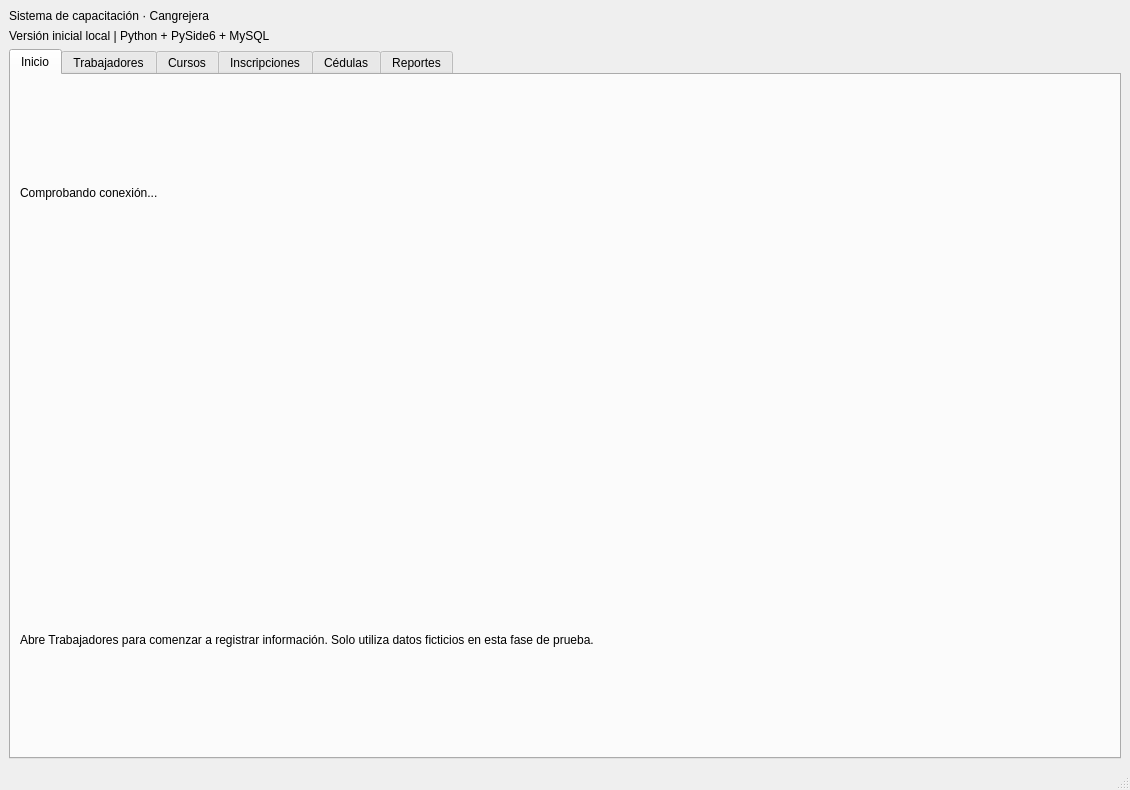
<?xml version="1.0" encoding="utf-8"?>
<ui version="4.0">
  <class>MainWindow</class>
  <widget class="QMainWindow" name="MainWindow">
    <property name="windowTitle">
      <string>Sistema de Capacitación | Cangrejera</string>
    </property>
    <property name="geometry">
      <rect>
        <x>90</x>
        <y>60</y>
        <width>1130</width>
        <height>790</height>
      </rect>
    </property>
    <widget class="QWidget" name="centralwidget">
      <layout class="QVBoxLayout" name="layoutPrincipal">
        <item>
          <widget class="QLabel" name="titulo">
            <property name="text">
              <string>Sistema de capacitación · Cangrejera</string>
            </property>
          </widget>
        </item>
        <item>
          <widget class="QLabel" name="subtitulo">
            <property name="text">
              <string>Versión inicial local | Python + PySide6 + MySQL</string>
            </property>
          </widget>
        </item>
        <item>
          <widget class="QTabWidget" name="tabsPrincipal">
            <widget class="QWidget" name="tabInicio">
              <attribute name="title">
                <string>Inicio</string>
              </attribute>
              <layout class="QVBoxLayout" name="layoutInicio">
                <item>
                  <widget class="QLabel" name="lblEstado">
                    <property name="text">
                      <string>Comprobando conexión...</string>
                    </property>
                  </widget>
                </item>
                <item>
                  <widget class="QLabel" name="lblContadores">
                    <property name="text">
                      <string/>
                    </property>
                  </widget>
                </item>
                <item>
                  <widget class="QLabel" name="lblAyuda">
                    <property name="text">
                      <string>Abre Trabajadores para comenzar a registrar información. Solo utiliza datos ficticios en esta fase de prueba.</string>
                    </property>
                  </widget>
                </item>
              </layout>
            </widget>
            <widget class="QWidget" name="tabTrabajadores">
              <attribute name="title">
                <string>Trabajadores</string>
              </attribute>
              <layout class="QVBoxLayout" name="layoutTrabajadores">
                <item>
                  <widget class="QGroupBox" name="grupoTrabajador">
                    <property name="title">
                      <string>Registro y edición de trabajadores</string>
                    </property>
                    <layout class="QGridLayout" name="formTrabajador">
                      <item row="0" column="0">
                        <widget class="QLabel" name="labFicha">
                          <property name="text">
                            <string>Número de ficha *</string>
                          </property>
                        </widget>
                      </item>
                      <item row="0" column="1">
                        <widget class="QLineEdit" name="txtFicha">
                          <property name="placeholderText">
                            <string>Ej. 000123</string>
                          </property>
                        </widget>
                      </item>
                      <item row="0" column="2">
                        <widget class="QLabel" name="labNombre">
                          <property name="text">
                            <string>Nombre completo *</string>
                          </property>
                        </widget>
                      </item>
                      <item row="0" column="3">
                        <widget class="QLineEdit" name="txtNombre">
                          <property name="placeholderText">
                            <string>Nombre del trabajador</string>
                          </property>
                        </widget>
                      </item>
                      <item row="1" column="0">
                        <widget class="QLabel" name="labPuesto">
                          <property name="text">
                            <string>Puesto *</string>
                          </property>
                        </widget>
                      </item>
                      <item row="1" column="1">
                        <widget class="QLineEdit" name="txtPuesto">
                          <property name="placeholderText">
                            <string>Puesto</string>
                          </property>
                        </widget>
                      </item>
                      <item row="1" column="2">
                        <widget class="QLabel" name="labDepartamento">
                          <property name="text">
                            <string>Departamento *</string>
                          </property>
                        </widget>
                      </item>
                      <item row="1" column="3">
                        <widget class="QLineEdit" name="txtDepartamento">
                          <property name="placeholderText">
                            <string>Departamento</string>
                          </property>
                        </widget>
                      </item>
                    </layout>
                  </widget>
                </item>
                <item>
                  <layout class="QHBoxLayout" name="botonesTrabajador">
                    <item>
                      <widget class="QPushButton" name="btnTrabGuardar">
                        <property name="text">
                          <string>Guardar trabajador</string>
                        </property>
                      </widget>
                    </item>
                    <item>
                      <widget class="QPushButton" name="btnTrabNuevo">
                        <property name="text">
                          <string>Nuevo / limpiar</string>
                        </property>
                      </widget>
                    </item>
                    <item>
                      <widget class="QPushButton" name="btnTrabDesactivar">
                        <property name="text">
                          <string>Desactivar</string>
                        </property>
                      </widget>
                    </item>
                    <item>
                      <widget class="QPushButton" name="btnTrabReactivar">
                        <property name="text">
                          <string>Reactivar</string>
                        </property>
                      </widget>
                    </item>
                  </layout>
                </item>
                <item>
                  <widget class="QLineEdit" name="txtBuscarTrabajador">
                    <property name="placeholderText">
                      <string>Buscar por ficha, nombre, puesto o departamento...</string>
                    </property>
                  </widget>
                </item>
                <item>
                  <widget class="QTableWidget" name="tablaTrabajadores"/>
                </item>
              </layout>
            </widget>
            <widget class="QWidget" name="tabCursos">
              <attribute name="title">
                <string>Cursos</string>
              </attribute>
              <layout class="QVBoxLayout" name="layoutCursos">
                <item>
                  <widget class="QGroupBox" name="grupoCurso">
                    <property name="title">
                      <string>Registro y edición de cursos</string>
                    </property>
                    <layout class="QGridLayout" name="formCurso">
                      <item row="0" column="0">
                        <widget class="QLabel" name="lblCursoNombre">
                          <property name="text">
                            <string>Nombre del curso *</string>
                          </property>
                        </widget>
                      </item>
                      <item row="0" column="1">
                        <widget class="QLineEdit" name="txtCursoNombre"/>
                      </item>
                      <item row="0" column="2">
                        <widget class="QLabel" name="lblCursoLugar">
                          <property name="text">
                            <string>Lugar</string>
                          </property>
                        </widget>
                      </item>
                      <item row="0" column="3">
                        <widget class="QLineEdit" name="txtCursoLugar"/>
                      </item>
                      <item row="1" column="0">
                        <widget class="QLabel" name="lblCursoInicio">
                          <property name="text">
                            <string>Fecha de inicio *</string>
                          </property>
                        </widget>
                      </item>
                      <item row="1" column="1">
                        <widget class="QDateEdit" name="fechaCursoInicio">
                          <property name="calendarPopup">
                            <bool>true</bool>
                          </property>
                        </widget>
                      </item>
                      <item row="1" column="2">
                        <widget class="QLabel" name="lblCursoFin">
                          <property name="text">
                            <string>Fecha de fin *</string>
                          </property>
                        </widget>
                      </item>
                      <item row="1" column="3">
                        <widget class="QDateEdit" name="fechaCursoFin">
                          <property name="calendarPopup">
                            <bool>true</bool>
                          </property>
                        </widget>
                      </item>
                      <item row="2" column="0">
                        <widget class="QLabel" name="lblCursoInstructor">
                          <property name="text">
                            <string>Instructor</string>
                          </property>
                        </widget>
                      </item>
                      <item row="2" column="1">
                        <widget class="QLineEdit" name="txtCursoInstructor"/>
                      </item>
                      <item row="2" column="2">
                        <widget class="QLabel" name="lblCursoEstado">
                          <property name="text">
                            <string>Estado</string>
                          </property>
                        </widget>
                      </item>
                      <item row="2" column="3">
                        <widget class="QComboBox" name="cmbCursoEstado"/>
                      </item>
                    </layout>
                  </widget>
                </item>
                <item>
                  <layout class="QHBoxLayout" name="botonesCurso">
                    <item>
                      <widget class="QPushButton" name="btnCursoGuardar">
                        <property name="text">
                          <string>Guardar curso</string>
                        </property>
                      </widget>
                    </item>
                    <item>
                      <widget class="QPushButton" name="btnCursoNuevo">
                        <property name="text">
                          <string>Nuevo / limpiar</string>
                        </property>
                      </widget>
                    </item>
                    <item>
                      <widget class="QPushButton" name="btnCursoCancelar">
                        <property name="text">
                          <string>Cancelar curso</string>
                        </property>
                      </widget>
                    </item>
                  </layout>
                </item>
                <item>
                  <widget class="QLineEdit" name="txtBuscarCurso">
                    <property name="placeholderText">
                      <string>Buscar por nombre, lugar o instructor...</string>
                    </property>
                  </widget>
                </item>
                <item>
                  <widget class="QTableWidget" name="tablaCursos"/>
                </item>
              </layout>
            </widget>
            <widget class="QWidget" name="tabInscripciones">
              <attribute name="title">
                <string>Inscripciones</string>
              </attribute>
              <layout class="QVBoxLayout" name="layoutInscripciones">
                <item>
                  <widget class="QGroupBox" name="grupoInscripcion">
                    <property name="title">
                      <string>Asignar trabajadores a cursos</string>
                    </property>
                    <layout class="QGridLayout" name="formInscripcion">
                      <item row="0" column="0">
                        <widget class="QLabel" name="lblTrabSel">
                          <property name="text">
                            <string>Trabajador activo</string>
                          </property>
                        </widget>
                      </item>
                      <item row="0" column="1">
                        <widget class="QComboBox" name="cmbTrabajador"/>
                      </item>
                      <item row="1" column="0">
                        <widget class="QLabel" name="lblCursoSel">
                          <property name="text">
                            <string>Curso disponible</string>
                          </property>
                        </widget>
                      </item>
                      <item row="1" column="1">
                        <widget class="QComboBox" name="cmbCurso"/>
                      </item>
                    </layout>
                  </widget>
                </item>
                <item>
                  <layout class="QHBoxLayout" name="botonesInscripcion">
                    <item>
                      <widget class="QPushButton" name="btnInscribir">
                        <property name="text">
                          <string>Inscribir</string>
                        </property>
                      </widget>
                    </item>
                    <item>
                      <widget class="QPushButton" name="btnDarBaja">
                        <property name="text">
                          <string>Dar de baja del curso</string>
                        </property>
                      </widget>
                    </item>
                    <item>
                      <widget class="QPushButton" name="btnActualizar">
                        <property name="text">
                          <string>Actualizar listados</string>
                        </property>
                      </widget>
                    </item>
                  </layout>
                </item>
                <item>
                  <widget class="QTableWidget" name="tablaInscripciones"/>
                </item>
              </layout>
            </widget>
            <widget class="QWidget" name="tabCedulas">
              <attribute name="title">
                <string>Cédulas</string>
              </attribute>
              <layout class="QVBoxLayout" name="layouttabCedulas">
                <item>
                  <widget class="QLabel" name="infotabCedulas">
                    <property name="text">
                      <string>En la siguiente etapa incorporaremos la vista previa y la exportación de cédulas individuales y masivas a PDF.</string>
                    </property>
                  </widget>
                </item>
              </layout>
            </widget>
            <widget class="QWidget" name="tabReportes">
              <attribute name="title">
                <string>Reportes</string>
              </attribute>
              <layout class="QVBoxLayout" name="layouttabReportes">
                <item>
                  <widget class="QLabel" name="infotabReportes">
                    <property name="text">
                      <string>En la siguiente etapa incorporaremos reportes por periodo, participantes y exportación PDF.</string>
                    </property>
                  </widget>
                </item>
              </layout>
            </widget>
          </widget>
        </item>
      </layout>
    </widget>
    <widget class="QStatusBar" name="statusbar"/>
  </widget>
  <resources/>
  <connections/>
</ui>
